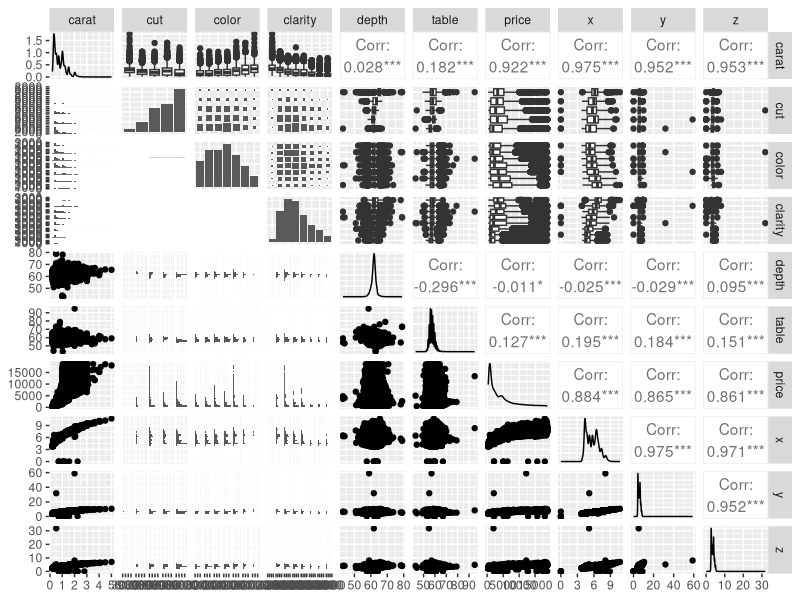

Write R code to recreate this figure.
## ---- chunk 1
# libraries
library(tidyverse)
library(skimr)
library(GGally)
## ---- chunk 2
# view data
view(diamonds)
## ---- chunk 3
# explore data
names(diamonds)
dim(diamonds)
summary(diamonds)
## ---- chunk 4
# pt 2
head(diamonds)
tail(diamonds)
skimr::skim(diamonds)
## ---- chunk 5
GGally::ggpairs(diamonds)
